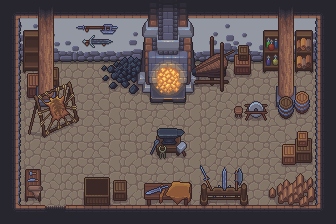

This game map was drawn from its Tiled (.tmx) file and the tilesets committed beside it. A one-line description and the full map source follow:
An orthogonal 21x14 tile map with 16x16 px tiles, 8 tile layers (floor, walls, interior1, interior2, ...), 2 tilesets and 39 objects (2x Torch1, Blacksmith_Exit, Light, Blacksmith, Tanner, ...).

<map version="1.10" tiledversion="1.11.2" orientation="orthogonal" renderorder="right-down" width="21" height="14" tilewidth="16" tileheight="16" infinite="0" nextlayerid="12" nextobjectid="15">
 <editorsettings>
  <export target="../client/public/assets/maps/blacksmith_house.json" format="json" />
 </editorsettings>
 <tileset firstgid="1052" name="blacksmith" tilewidth="16" tileheight="16" tilecount="512" columns="32">
  <image source="../client/public/assets/sprites/buildings/blacksmith.png" width="512" height="256" />
  <tile id="19">
   <objectgroup draworder="index" id="2">
    <object id="1" x="0" y="6" width="16" height="10" />
   </objectgroup>
  </tile>
  <tile id="61">
   <objectgroup draworder="index" id="2">
    <object id="1" x="0" y="0" width="10" height="16" />
   </objectgroup>
  </tile>
  <tile id="62">
   <objectgroup draworder="index" id="2">
    <object id="1" x="0" y="0" width="16" height="16" />
   </objectgroup>
  </tile>
  <tile id="63">
   <objectgroup draworder="index" id="2">
    <object id="1" x="0" y="0" width="16" height="16" />
   </objectgroup>
  </tile>
  <tile id="94">
   <objectgroup draworder="index" id="2">
    <object id="1" x="0" y="0" width="10" height="16" />
   </objectgroup>
  </tile>
  <tile id="95">
   <objectgroup draworder="index" id="2">
    <object id="1" x="6" y="0" width="10" height="16" />
   </objectgroup>
  </tile>
  <tile id="142">
   <objectgroup draworder="index" id="2">
    <object id="1" x="6" y="0" width="10" height="16" />
   </objectgroup>
  </tile>
  <tile id="144">
   <objectgroup draworder="index" id="2">
    <object id="1" x="0" y="0" width="10" height="16" />
    <object id="2" x="10" y="6" width="6" height="10" />
   </objectgroup>
  </tile>
  <tile id="145">
   <objectgroup draworder="index" id="2">
    <object id="1" x="6" y="0" width="10" height="16" />
    <object id="2" x="0" y="6" width="6" height="10" />
   </objectgroup>
  </tile>
  <tile id="197">
   <objectgroup draworder="index" id="2">
    <object id="1" x="0" y="0" width="16" height="16" />
   </objectgroup>
  </tile>
  <tile id="198">
   <objectgroup draworder="index" id="2">
    <object id="1" x="0" y="0" width="12" height="16" />
   </objectgroup>
  </tile>
  <tile id="309">
   <objectgroup draworder="index" id="2">
    <object id="1" x="0.00251685" y="6" width="13" height="10" />
   </objectgroup>
  </tile>
  <tile id="311">
   <objectgroup draworder="index" id="2">
    <object id="1" x="3" y="6" width="13" height="10" />
   </objectgroup>
  </tile>
  <tile id="416">
   <objectgroup draworder="index" id="2">
    <object id="1" x="0" y="0" width="16" height="16" />
   </objectgroup>
  </tile>
  <tile id="417">
   <objectgroup draworder="index" id="2">
    <object id="1" x="0" y="0" width="16" height="16" />
   </objectgroup>
  </tile>
  <tile id="418">
   <objectgroup draworder="index" id="2">
    <object id="1" x="0" y="0" width="16" height="16" />
   </objectgroup>
  </tile>
  <tile id="419">
   <objectgroup draworder="index" id="2">
    <object id="1" x="0" y="0" width="16" height="16" />
   </objectgroup>
  </tile>
  <tile id="422">
   <objectgroup draworder="index" id="2">
    <object id="1" x="0" y="0" width="16" height="16" />
   </objectgroup>
  </tile>
  <tile id="423">
   <objectgroup draworder="index" id="2">
    <object id="1" x="0" y="0" width="16" height="16" />
   </objectgroup>
  </tile>
  <tile id="424">
   <objectgroup draworder="index" id="2">
    <object id="1" x="0" y="0" width="16" height="16" />
   </objectgroup>
  </tile>
  <tile id="425">
   <objectgroup draworder="index" id="2">
    <object id="1" x="0" y="0" width="16" height="16" />
   </objectgroup>
  </tile>
 </tileset>
 <tileset firstgid="1564" name="blacksmith_forge" tilewidth="16" tileheight="16" tilecount="72" columns="18">
  <image source="../client/public/assets/sprites/buildings/blacksmith_forge.png" width="288" height="64" />
  <tile id="0">
   <objectgroup draworder="index" id="2">
    <object id="1" x="0" y="0" width="16" height="16" />
   </objectgroup>
   <animation>
    <frame tileid="0" duration="100" />
    <frame tileid="3" duration="100" />
    <frame tileid="6" duration="100" />
    <frame tileid="9" duration="100" />
    <frame tileid="12" duration="100" />
    <frame tileid="15" duration="100" />
   </animation>
  </tile>
  <tile id="1">
   <objectgroup draworder="index" id="2">
    <object id="1" x="0" y="0" width="16" height="16" />
   </objectgroup>
   <animation>
    <frame tileid="1" duration="100" />
    <frame tileid="4" duration="100" />
    <frame tileid="7" duration="100" />
    <frame tileid="10" duration="100" />
    <frame tileid="13" duration="100" />
    <frame tileid="16" duration="100" />
   </animation>
  </tile>
  <tile id="2">
   <objectgroup draworder="index" id="2">
    <object id="1" x="0" y="0" width="16" height="16" />
   </objectgroup>
   <animation>
    <frame tileid="2" duration="100" />
    <frame tileid="5" duration="100" />
    <frame tileid="8" duration="100" />
    <frame tileid="11" duration="100" />
    <frame tileid="14" duration="100" />
    <frame tileid="17" duration="100" />
   </animation>
  </tile>
  <tile id="18">
   <objectgroup draworder="index" id="2">
    <object id="1" x="0" y="0" width="16" height="16" />
   </objectgroup>
   <animation>
    <frame tileid="18" duration="100" />
    <frame tileid="21" duration="100" />
    <frame tileid="24" duration="100" />
    <frame tileid="27" duration="100" />
    <frame tileid="30" duration="100" />
    <frame tileid="33" duration="100" />
   </animation>
  </tile>
  <tile id="19">
   <objectgroup draworder="index" id="2">
    <object id="1" x="0" y="0" width="16" height="16" />
   </objectgroup>
   <animation>
    <frame tileid="19" duration="100" />
    <frame tileid="22" duration="100" />
    <frame tileid="25" duration="100" />
    <frame tileid="28" duration="100" />
    <frame tileid="31" duration="100" />
    <frame tileid="34" duration="100" />
   </animation>
  </tile>
  <tile id="20">
   <objectgroup draworder="index" id="2">
    <object id="1" x="0" y="0" width="16" height="16" />
   </objectgroup>
   <animation>
    <frame tileid="20" duration="100" />
    <frame tileid="23" duration="100" />
    <frame tileid="26" duration="100" />
    <frame tileid="29" duration="100" />
    <frame tileid="32" duration="100" />
    <frame tileid="35" duration="100" />
   </animation>
  </tile>
  <tile id="36">
   <objectgroup draworder="index" id="2">
    <object id="1" x="0" y="0" width="16" height="16" />
   </objectgroup>
   <animation>
    <frame tileid="36" duration="100" />
    <frame tileid="39" duration="100" />
    <frame tileid="42" duration="100" />
    <frame tileid="45" duration="100" />
    <frame tileid="48" duration="100" />
    <frame tileid="51" duration="100" />
   </animation>
  </tile>
  <tile id="37">
   <objectgroup draworder="index" id="2">
    <object id="1" x="0" y="0" width="16" height="16" />
   </objectgroup>
   <animation>
    <frame tileid="37" duration="100" />
    <frame tileid="40" duration="100" />
    <frame tileid="43" duration="100" />
    <frame tileid="46" duration="100" />
    <frame tileid="49" duration="100" />
    <frame tileid="52" duration="100" />
   </animation>
  </tile>
  <tile id="38">
   <objectgroup draworder="index" id="2">
    <object id="1" x="0" y="0" width="16" height="16" />
   </objectgroup>
   <animation>
    <frame tileid="38" duration="100" />
    <frame tileid="41" duration="100" />
    <frame tileid="44" duration="100" />
    <frame tileid="47" duration="100" />
    <frame tileid="50" duration="100" />
    <frame tileid="53" duration="100" />
   </animation>
  </tile>
  <tile id="54">
   <animation>
    <frame tileid="54" duration="100" />
    <frame tileid="57" duration="100" />
    <frame tileid="60" duration="100" />
    <frame tileid="63" duration="100" />
    <frame tileid="66" duration="100" />
    <frame tileid="69" duration="100" />
   </animation>
  </tile>
  <tile id="55">
   <animation>
    <frame tileid="55" duration="100" />
    <frame tileid="58" duration="100" />
    <frame tileid="61" duration="100" />
    <frame tileid="64" duration="100" />
    <frame tileid="67" duration="100" />
    <frame tileid="70" duration="100" />
   </animation>
  </tile>
  <tile id="56">
   <animation>
    <frame tileid="56" duration="100" />
    <frame tileid="59" duration="100" />
    <frame tileid="62" duration="100" />
    <frame tileid="65" duration="100" />
    <frame tileid="68" duration="100" />
    <frame tileid="71" duration="100" />
   </animation>
  </tile>
 </tileset>
 <layer id="2" name="floor" width="21" height="14">
  <data encoding="csv">
0,0,0,0,0,0,0,0,0,0,0,0,0,0,0,0,0,0,0,0,0,
0,0,0,0,0,0,0,0,0,0,0,0,0,0,0,0,0,0,0,0,0,
0,0,0,0,0,0,0,0,0,0,0,0,0,0,0,0,0,0,0,0,0,
0,1532,1533,1534,1535,1536,1537,1538,1532,1533,1534,1535,1532,1533,1534,1535,1536,1537,1538,1533,0,
0,1532,1533,1534,1535,1536,1537,1538,1535,1536,1537,1538,1532,1533,1534,1535,1536,1537,1538,1533,0,
0,1532,1533,1534,1535,1536,1537,1538,1532,1533,1534,1535,1532,1533,1534,1535,1536,1537,1538,1533,0,
0,1532,1533,1534,1535,1536,1537,1538,1535,1536,1537,1538,1532,1533,1534,1535,1536,1537,1538,1533,0,
0,1532,1533,1534,1535,1536,1537,1538,1532,1533,1534,1535,1532,1533,1534,1535,1536,1537,1538,1533,0,
0,1532,1533,1534,1535,1536,1537,1538,1535,1536,1537,1538,1532,1533,1534,1535,1536,1537,1538,1533,0,
0,1532,1533,1534,1535,1536,1537,1538,1532,1533,1534,1535,1532,1533,1534,1535,1536,1537,1538,1533,0,
0,1532,1533,1534,1535,1536,1537,1538,1535,1536,1537,1538,1532,1533,1534,1535,1536,1537,1538,1533,0,
0,1532,1533,1534,1535,1536,1537,1538,1532,1533,1534,1535,1532,1533,1534,1535,1536,1537,1538,1533,0,
0,1532,1533,1534,1535,1536,1537,1538,1535,1536,1537,1538,1532,1533,1534,1535,1536,1537,1538,1533,0,
0,0,0,0,0,0,0,0,0,0,0,0,0,0,0,0,0,0,0,0,0
</data>
 </layer>
 <layer id="1" name="walls" width="21" height="14">
  <properties>
   <property name="collides" type="bool" value="true" />
   <property name="opaque" type="bool" value="true" />
  </properties>
  <data encoding="csv">
1390,1391,1391,1391,1391,1391,1391,1391,1391,1391,1391,1391,1391,1391,1391,1391,1391,1391,1391,1391,1392,
1422,1082,1436,1437,1443,1444,1444,1444,1445,1445,1442,1443,1444,1445,1436,1437,1438,1439,1445,1083,1424,
1422,1114,1468,1469,1475,1476,1476,1476,1477,1477,1474,1475,1476,1477,1468,1469,1470,1471,1477,1115,1424,
1422,1146,1500,1501,1507,1508,1508,1508,1509,1509,1506,1507,1508,1509,1500,1501,1502,1503,1509,1147,1424,
1422,1113,0,0,0,0,0,0,0,0,0,0,0,0,0,0,0,0,0,1194,1424,
1422,1113,0,0,0,0,0,0,0,0,0,0,0,0,0,0,0,0,0,1194,1424,
1422,1113,0,0,0,0,0,0,0,0,0,0,0,0,0,0,0,0,0,1194,1424,
1422,1113,0,0,0,0,0,0,0,0,0,0,0,0,0,0,0,0,0,1194,1424,
1422,1113,0,0,0,0,0,0,0,0,0,0,0,0,0,0,0,0,0,1194,1424,
1422,1113,0,0,0,0,0,0,0,0,0,0,0,0,0,0,0,0,0,1194,1424,
1422,1113,0,0,0,0,0,0,0,0,0,0,0,0,0,0,0,0,0,1194,1424,
1422,1113,0,0,0,0,0,0,0,0,0,0,0,0,0,0,0,0,0,1194,1424,
1422,1196,1361,1362,1363,1071,1071,1071,1071,1071,1071,1071,1071,1071,1071,1071,1071,1071,1071,1197,1424,
1454,1455,1393,1394,1395,1455,1455,1455,1455,1455,1455,1455,1455,1455,1455,1455,1455,1455,1455,1455,1456
</data>
 </layer>
 <layer id="10" name="interior1" width="21" height="14">
  <data encoding="csv">
0,0,0,0,0,0,0,0,0,0,0,0,0,0,0,0,0,0,0,0,0,
0,1059,1060,0,0,0,0,0,0,0,0,0,0,0,0,0,0,0,0,0,0,
0,1091,1092,0,0,0,0,0,0,0,0,0,0,0,0,0,0,0,0,0,0,
0,1123,1124,0,0,0,0,0,0,0,0,0,0,0,0,0,0,0,0,0,0,
0,1155,1156,0,0,0,0,0,0,0,0,0,0,0,0,0,0,0,0,0,0,
0,0,0,0,0,0,0,0,0,0,0,0,0,0,0,0,0,0,0,0,0,
0,0,0,0,0,0,0,0,0,0,0,0,0,0,0,0,0,0,0,0,0,
0,0,0,0,0,0,0,0,0,0,0,0,0,0,0,0,0,0,0,0,0,
0,0,0,0,0,0,0,0,0,0,0,0,0,0,0,0,0,0,0,0,0,
0,0,0,0,0,0,0,0,0,0,0,0,0,0,0,0,0,0,0,0,0,
0,0,0,0,0,0,0,0,0,0,0,0,0,0,0,0,0,0,0,0,0,
0,0,0,0,0,0,0,0,0,0,0,0,0,0,0,0,0,0,0,0,0,
0,0,0,0,0,0,0,0,0,0,0,0,0,0,0,0,0,0,0,0,0,
0,0,0,0,0,0,0,0,0,0,0,0,0,0,0,0,0,0,0,0,0
</data>
 </layer>
 <layer id="8" name="interior2" width="21" height="14">
  <data encoding="csv">
0,0,0,0,0,0,0,0,0,0,0,0,0,0,0,0,0,0,0,0,0,
0,0,0,0,0,0,0,0,0,0,0,0,0,0,0,0,1063,1064,0,0,0,
0,0,0,0,0,0,0,0,0,0,0,0,0,0,0,0,1095,1096,0,0,0,
0,0,0,0,0,0,1209,1320,1321,1322,0,0,0,0,0,0,1127,1128,0,0,0,
0,1173,1174,1175,0,0,1351,1352,1353,1354,0,0,0,0,0,0,1159,1160,0,0,0,
0,1205,1206,1207,0,0,1383,1384,1385,1386,0,0,0,0,0,0,0,0,0,0,0,
0,1237,1238,1209,0,0,0,0,0,0,0,0,0,0,0,0,0,0,0,0,0,
0,0,0,0,0,0,0,0,0,0,0,0,0,0,0,0,0,0,0,0,0,
0,0,0,0,0,0,0,0,0,0,0,0,0,0,0,0,0,0,0,0,0,
0,0,0,0,0,0,0,0,0,0,0,0,0,0,0,0,0,0,0,0,0,
0,0,0,0,0,0,0,0,0,0,0,0,0,0,0,0,0,0,0,0,0,
0,0,0,0,0,0,0,0,0,0,0,0,0,0,0,0,0,0,0,0,0,
0,0,0,0,0,0,0,0,0,0,0,0,0,0,0,0,0,0,0,0,0,
0,0,0,0,0,0,0,0,0,0,0,0,0,0,0,0,0,0,0,0,0
</data>
 </layer>
 <layer id="3" name="interior3" width="21" height="14">
  <properties>
   <property name="collides" type="bool" value="true" />
  </properties>
  <data encoding="csv">
0,0,1089,1090,0,0,0,0,1209,1085,1086,1087,1209,0,0,0,0,1089,1090,0,0,
0,0,1121,1122,0,0,0,0,1116,1117,1118,1119,1120,0,0,0,0,1121,1122,0,0,
0,0,1153,1154,0,0,0,0,1148,1149,1150,1151,1152,0,0,0,0,1153,1154,0,0,
0,0,1185,1186,0,0,0,0,1180,0,0,0,1184,0,0,0,0,1185,1186,0,0,
0,0,1217,1218,0,0,0,0,1212,0,0,0,1216,0,0,0,0,1217,1218,0,0,
0,0,1249,1250,0,0,0,0,1244,0,0,0,1248,0,0,0,0,1249,1250,0,0,
0,0,1281,1282,0,0,0,0,1209,0,0,0,1209,0,0,0,0,1281,1282,0,0,
0,0,0,0,0,0,0,0,1209,0,0,0,1209,0,0,0,0,0,0,0,0,
0,0,0,0,0,0,0,0,0,0,0,0,0,0,0,0,0,0,0,0,0,
0,0,0,0,0,0,0,0,0,0,0,0,0,0,0,0,0,0,0,0,0,
0,0,0,0,0,0,0,0,0,0,0,0,0,0,0,0,0,0,0,0,0,
0,0,0,0,0,0,0,0,0,0,0,0,0,0,0,0,0,0,0,0,0,
0,0,0,0,0,0,0,0,0,0,0,0,0,0,0,0,0,0,0,0,0,
0,0,0,0,0,0,0,0,0,0,0,0,0,0,0,0,0,0,0,0,0
</data>
 </layer>
 <layer id="9" name="interior4" width="21" height="14">
  <data encoding="csv">
0,0,0,0,0,0,0,0,0,0,0,0,0,0,0,0,0,0,0,0,0,
0,0,0,0,0,0,0,0,0,0,0,0,0,0,0,0,0,0,0,0,0,
0,0,0,0,0,0,0,0,0,0,0,0,0,0,1368,1369,0,0,0,0,0,
0,0,0,0,0,0,0,0,0,0,0,0,0,0,1400,1401,0,0,0,0,0,
0,0,0,0,0,0,0,0,0,0,0,0,0,0,1432,1433,0,0,0,0,0,
0,0,0,0,0,0,0,0,0,0,0,0,0,0,0,0,0,0,0,0,0,
0,0,0,0,0,0,0,0,0,0,0,0,0,0,0,0,0,1370,1371,0,0,
0,0,0,0,0,0,0,0,0,0,0,0,0,0,0,0,0,1402,1403,0,0,
0,0,0,0,0,0,0,0,0,0,0,0,0,0,0,0,0,1209,1078,1079,0,
0,0,0,0,0,0,0,0,0,0,0,0,0,0,0,0,0,1109,1110,1111,0,
0,1323,1324,0,0,0,0,0,0,0,0,0,0,0,0,0,0,1141,1142,1143,0,
0,1355,1356,0,0,1257,1258,1259,0,0,0,0,0,0,0,0,0,0,0,0,0,
0,1387,1388,0,0,1289,1290,1291,0,0,0,0,0,0,0,0,0,0,0,0,0,
0,0,0,0,0,0,0,0,0,0,0,0,0,0,0,0,0,0,0,0,0
</data>
 </layer>
 <layer id="7" name="interior5" width="21" height="14">
  <data encoding="csv">
0,0,0,0,0,0,0,0,0,0,0,0,0,0,0,0,0,0,0,0,0,
0,0,0,0,1447,1448,1449,1450,0,0,0,0,0,0,0,0,0,0,1061,1062,0,
0,0,0,0,1209,1480,1481,1482,0,0,0,1209,1209,1189,1209,0,0,0,1093,1094,0,
0,0,0,0,0,0,0,0,0,0,0,1209,1220,1221,1222,0,0,0,1125,1126,0,
0,0,0,0,0,0,0,0,0,0,0,1251,1252,1253,1254,0,0,0,1157,1158,0,
0,1209,1073,1074,1075,1209,0,0,0,0,0,1209,1284,1285,1286,0,0,0,1274,1275,0,
0,1209,1105,1106,1107,1209,0,0,0,0,0,0,0,0,1262,1263,1264,0,1306,1307,0,
0,1136,1137,1138,1139,1209,0,0,0,0,0,0,0,0,1294,1295,1296,0,1338,1339,0,
0,1168,1169,1170,1171,1209,0,0,0,1200,1201,1202,0,0,0,0,0,0,0,0,0,
0,0,0,0,0,0,0,0,0,1232,1233,1234,0,0,0,0,0,0,0,0,0,
0,0,0,0,0,0,0,0,0,0,0,0,1066,1067,1068,1069,1209,1209,1317,1209,0,
0,0,0,0,0,0,0,0,0,1308,1309,1310,1098,1099,1100,1101,1347,1348,1349,1350,0,
0,0,0,0,0,0,0,0,0,1340,1341,1342,1130,1131,1132,1133,1379,1380,1381,1382,0,
0,0,0,0,0,0,0,0,0,0,0,0,0,0,0,0,0,0,0,0,0
</data>
 </layer>
 <layer id="11" name="objects" width="21" height="14">
  <data encoding="csv">
0,0,0,0,0,0,0,0,0,0,0,0,0,0,0,0,0,0,0,0,0,
0,0,0,0,0,0,0,0,0,0,0,0,0,0,0,0,0,0,0,0,0,
0,0,0,0,0,0,0,0,0,0,0,0,0,0,0,0,0,0,0,0,0,
0,0,0,0,0,0,0,0,0,1564,1565,1566,0,0,0,0,0,0,0,0,0,
0,0,0,0,0,0,0,0,0,1582,1583,1584,0,0,0,0,0,0,0,0,0,
0,0,0,0,0,0,0,0,0,1600,1601,1602,0,0,0,0,0,0,0,0,0,
0,0,0,0,0,0,0,0,0,1618,1619,1620,0,0,0,0,0,0,0,0,0,
0,0,0,0,0,0,0,0,0,0,0,0,0,0,0,0,0,0,0,0,0,
0,0,0,0,0,0,0,0,0,0,0,0,0,0,0,0,0,0,0,0,0,
0,0,0,0,0,0,0,0,0,0,0,0,0,0,0,0,0,0,0,0,0,
0,0,0,0,0,0,0,0,0,0,0,0,0,0,0,0,0,0,0,0,0,
0,0,0,0,0,0,0,0,0,0,0,0,0,0,0,0,0,0,0,0,0,
0,0,0,0,0,0,0,0,0,0,0,0,0,0,0,0,0,0,0,0,0,
0,0,0,0,0,0,0,0,0,0,0,0,0,0,0,0,0,0,0,0,0
</data>
 </layer>
 <objectgroup id="6" name="objects">
  <object id="8" name="Torch1" x="46" y="64" width="1" height="1" />
  <object id="9" name="Torch1" x="286" y="63.9953" width="1" height="1" />
  <object id="10" name="Blacksmith_Exit" x="54" y="208" width="1" height="1" />
  <object id="11" name="Light" x="168" y="80" width="1" height="1" />
  <object id="12" name="Blacksmith" x="128" y="128" width="1" height="1" />
  <object id="13" name="Tanner" x="64" y="122" width="0.762864" height="0.762864" />
  <object id="14" name="Forge" x="168" y="80" width="1" height="1" />
 </objectgroup>
</map>
